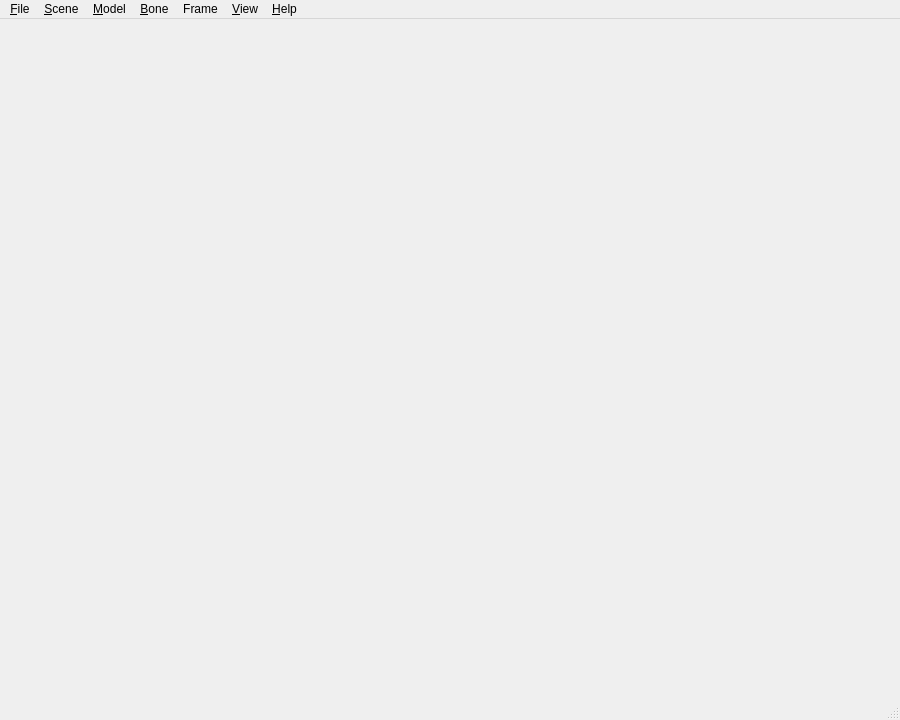
<?xml version="1.0" encoding="UTF-8"?>
<ui version="4.0">
 <class>MainWindow</class>
 <widget class="QMainWindow" name="MainWindow">
  <property name="geometry">
   <rect>
    <x>0</x>
    <y>0</y>
    <width>900</width>
    <height>720</height>
   </rect>
  </property>
  <property name="minimumSize">
   <size>
    <width>640</width>
    <height>480</height>
   </size>
  </property>
  <property name="windowTitle">
   <string notr="true">MMDAI2</string>
  </property>
  <property name="dockNestingEnabled">
   <bool>true</bool>
  </property>
  <widget class="SceneWidget" name="scene"/>
  <widget class="QMenuBar" name="menuBar">
   <property name="geometry">
    <rect>
     <x>0</x>
     <y>0</y>
     <width>900</width>
     <height>22</height>
    </rect>
   </property>
   <widget class="QMenu" name="menuFile">
    <property name="title">
     <string>&amp;File</string>
    </property>
    <addaction name="actionAddModel"/>
    <addaction name="actionAddAsset"/>
    <addaction name="separator"/>
    <addaction name="actionNewMotion"/>
    <addaction name="actionInsertToAllModels"/>
    <addaction name="actionInsertToSelectedModel"/>
    <addaction name="actionLoadModelPose"/>
    <addaction name="actionSaveModelPose"/>
    <addaction name="separator"/>
    <addaction name="actionSetCamera"/>
    <addaction name="separator"/>
    <addaction name="actionExportVMD"/>
    <addaction name="separator"/>
    <addaction name="actionExit"/>
   </widget>
   <widget class="QMenu" name="menuScene">
    <property name="title">
     <string>&amp;Scene</string>
    </property>
    <addaction name="actionPlay"/>
    <addaction name="actionStop"/>
    <addaction name="separator"/>
    <addaction name="actionZoomIn"/>
    <addaction name="actionZoomOut"/>
    <addaction name="separator"/>
    <addaction name="actionRotateUp"/>
    <addaction name="actionRotateDown"/>
    <addaction name="actionRotateLeft"/>
    <addaction name="actionRotateRight"/>
    <addaction name="separator"/>
    <addaction name="actionTranslateUp"/>
    <addaction name="actionTranslateDown"/>
    <addaction name="actionTranslateLeft"/>
    <addaction name="actionTranslateRight"/>
    <addaction name="separator"/>
    <addaction name="actionResetCamera"/>
    <addaction name="actionShowBones"/>
   </widget>
   <widget class="QMenu" name="menuModel">
    <property name="title">
     <string>&amp;Model</string>
    </property>
    <widget class="QMenu" name="menuSelectModel">
     <property name="title">
      <string>Select model</string>
     </property>
    </widget>
    <addaction name="menuSelectModel"/>
    <addaction name="actionRevertSelectedModel"/>
    <addaction name="actionDeleteSelectedModel"/>
   </widget>
   <widget class="QMenu" name="menuHelp">
    <property name="title">
     <string>&amp;Help</string>
    </property>
    <addaction name="actionAbout"/>
    <addaction name="actionAboutQt"/>
   </widget>
   <widget class="QMenu" name="menuView">
    <property name="title">
     <string>&amp;View</string>
    </property>
    <addaction name="actionTabs"/>
    <addaction name="actionTimeline"/>
    <addaction name="actionTransform"/>
   </widget>
   <widget class="QMenu" name="menuBone">
    <property name="title">
     <string>&amp;Bone</string>
    </property>
    <addaction name="actionBoneXPositionZero"/>
    <addaction name="actionBoneYPositionZero"/>
    <addaction name="actionBoneZPositionZero"/>
    <addaction name="actionBoneRotationZero"/>
    <addaction name="actionBoneResetAll"/>
    <addaction name="separator"/>
    <addaction name="actionBoneDialog"/>
   </widget>
   <widget class="QMenu" name="menuFrame">
    <property name="title">
     <string>Frame</string>
    </property>
    <addaction name="actionInsertEmptyFrame"/>
    <addaction name="actionDeleteSelectedFrame"/>
   </widget>
   <addaction name="menuFile"/>
   <addaction name="menuScene"/>
   <addaction name="menuModel"/>
   <addaction name="menuBone"/>
   <addaction name="menuFrame"/>
   <addaction name="menuView"/>
   <addaction name="menuHelp"/>
  </widget>
  <widget class="QStatusBar" name="statusBar"/>
  <action name="actionAddModel">
   <property name="text">
    <string>Add model</string>
   </property>
   <property name="statusTip">
    <string>Add a model to the scene.</string>
   </property>
   <property name="shortcut">
    <string>Ctrl+Shift+M</string>
   </property>
  </action>
  <action name="actionAddAsset">
   <property name="enabled">
    <bool>false</bool>
   </property>
   <property name="text">
    <string>Add asset</string>
   </property>
   <property name="statusTip">
    <string>Add an asset to the scene.</string>
   </property>
   <property name="shortcut">
    <string>Ctrl+Shift+A</string>
   </property>
  </action>
  <action name="actionInsertToAllModels">
   <property name="text">
    <string>Insert to all models</string>
   </property>
   <property name="statusTip">
    <string>Insert a motion to the all models.</string>
   </property>
   <property name="shortcut">
    <string>Ctrl+Shift+V</string>
   </property>
  </action>
  <action name="actionInsertToSelectedModel">
   <property name="text">
    <string>Insert to selected model</string>
   </property>
   <property name="statusTip">
    <string>Insert a motion to the selected model.</string>
   </property>
   <property name="shortcut">
    <string>Ctrl+Alt+Shift+V</string>
   </property>
  </action>
  <action name="actionSetCamera">
   <property name="text">
    <string>Set camera motion</string>
   </property>
   <property name="toolTip">
    <string>Set a camera motion</string>
   </property>
   <property name="statusTip">
    <string>Set a camera motion to the scene.</string>
   </property>
   <property name="shortcut">
    <string>Ctrl+Shift+C</string>
   </property>
  </action>
  <action name="actionExit">
   <property name="text">
    <string>Exit</string>
   </property>
   <property name="statusTip">
    <string>Exit this application.</string>
   </property>
   <property name="shortcut">
    <string>Ctrl+Q</string>
   </property>
   <property name="menuRole">
    <enum>QAction::QuitRole</enum>
   </property>
  </action>
  <action name="actionZoomIn">
   <property name="text">
    <string>Zoom in</string>
   </property>
   <property name="statusTip">
    <string>Zoom in the scene.</string>
   </property>
   <property name="shortcut">
    <string>+</string>
   </property>
  </action>
  <action name="actionZoomOut">
   <property name="text">
    <string>Zoom out</string>
   </property>
   <property name="statusTip">
    <string>Zoom out the scene.</string>
   </property>
   <property name="shortcut">
    <string>-</string>
   </property>
  </action>
  <action name="actionRotateUp">
   <property name="text">
    <string>Rotate up</string>
   </property>
   <property name="statusTip">
    <string>Rotate up the scene.</string>
   </property>
   <property name="shortcut">
    <string>Ctrl+Up</string>
   </property>
  </action>
  <action name="actionRotateDown">
   <property name="text">
    <string>Rotate down</string>
   </property>
   <property name="statusTip">
    <string>Rotate down the scene.</string>
   </property>
   <property name="shortcut">
    <string>Ctrl+Down</string>
   </property>
  </action>
  <action name="actionRotateLeft">
   <property name="text">
    <string>Rotate left</string>
   </property>
   <property name="statusTip">
    <string>Rotate left the scene.</string>
   </property>
   <property name="shortcut">
    <string>Ctrl+Left</string>
   </property>
  </action>
  <action name="actionRotateRight">
   <property name="text">
    <string>Rotate right</string>
   </property>
   <property name="statusTip">
    <string>Rotate right the scene.</string>
   </property>
   <property name="shortcut">
    <string>Ctrl+Right</string>
   </property>
  </action>
  <action name="actionTranslateUp">
   <property name="text">
    <string>Translate up</string>
   </property>
   <property name="statusTip">
    <string>Translate up the scene.</string>
   </property>
   <property name="shortcut">
    <string>Shift+Up</string>
   </property>
  </action>
  <action name="actionTranslateDown">
   <property name="text">
    <string>Translate down</string>
   </property>
   <property name="statusTip">
    <string>Translate down the scene.</string>
   </property>
   <property name="shortcut">
    <string>Shift+Down</string>
   </property>
  </action>
  <action name="actionTranslateLeft">
   <property name="text">
    <string>Translate left</string>
   </property>
   <property name="statusTip">
    <string>Translate left the scene.</string>
   </property>
   <property name="shortcut">
    <string>Shift+Left</string>
   </property>
  </action>
  <action name="actionTranslateRight">
   <property name="text">
    <string>Translate right</string>
   </property>
   <property name="statusTip">
    <string>Translate right the scene.</string>
   </property>
   <property name="shortcut">
    <string>Shift+Right</string>
   </property>
  </action>
  <action name="actionResetCamera">
   <property name="text">
    <string>Reset camera</string>
   </property>
   <property name="statusTip">
    <string>Reset camera perspective.</string>
   </property>
  </action>
  <action name="actionRevertSelectedModel">
   <property name="text">
    <string>Revert selected model</string>
   </property>
   <property name="statusTip">
    <string>Revert the selected model.</string>
   </property>
  </action>
  <action name="actionDeleteSelectedModel">
   <property name="text">
    <string>Delete selected model</string>
   </property>
   <property name="statusTip">
    <string>Delete the selected model from the scene.</string>
   </property>
   <property name="shortcut">
    <string>Ctrl+Shift+Backspace</string>
   </property>
  </action>
  <action name="actionAbout">
   <property name="text">
    <string>About</string>
   </property>
   <property name="statusTip">
    <string>About this application.</string>
   </property>
   <property name="shortcut">
    <string>Alt+Q, Alt+/</string>
   </property>
   <property name="menuRole">
    <enum>QAction::AboutRole</enum>
   </property>
  </action>
  <action name="actionAboutQt">
   <property name="text">
    <string>About Qt</string>
   </property>
   <property name="statusTip">
    <string>About Qt.</string>
   </property>
   <property name="menuRole">
    <enum>QAction::AboutQtRole</enum>
   </property>
  </action>
  <action name="actionLoadModelPose">
   <property name="text">
    <string>Load model pose</string>
   </property>
   <property name="statusTip">
    <string>Load a model pose to the selected model.</string>
   </property>
   <property name="shortcut">
    <string>Ctrl+Shift+P</string>
   </property>
  </action>
  <action name="actionBoneXPositionZero">
   <property name="text">
    <string>Make X position of bone zero</string>
   </property>
   <property name="toolTip">
    <string>Make X position of the bone zero</string>
   </property>
   <property name="statusTip">
    <string>Reset X axis of the selected bone to the selected model.</string>
   </property>
   <property name="shortcut">
    <string>Ctrl+Alt+R, X</string>
   </property>
  </action>
  <action name="actionBoneYPositionZero">
   <property name="text">
    <string>Make Y position of bone zero</string>
   </property>
   <property name="toolTip">
    <string>Make Y position of the bone zero</string>
   </property>
   <property name="statusTip">
    <string>Reset Y axis of the selected bone to the selected model.</string>
   </property>
   <property name="shortcut">
    <string>Ctrl+Alt+R, Y</string>
   </property>
  </action>
  <action name="actionBoneZPositionZero">
   <property name="text">
    <string>Make Z position of bone zero</string>
   </property>
   <property name="toolTip">
    <string>Make Z position of the bone zero</string>
   </property>
   <property name="statusTip">
    <string>Reset Z axis of the selected bone to the selected model.</string>
   </property>
   <property name="shortcut">
    <string>Ctrl+Alt+R, Z</string>
   </property>
  </action>
  <action name="actionBoneRotationZero">
   <property name="text">
    <string>Make rotation of bone zero</string>
   </property>
   <property name="toolTip">
    <string>Make rotation of the bone zero</string>
   </property>
   <property name="statusTip">
    <string>Reset rotation of the selected bone to the selected model.</string>
   </property>
   <property name="shortcut">
    <string>Ctrl+Alt+R, R</string>
   </property>
  </action>
  <action name="actionBoneDialog">
   <property name="text">
    <string>Open bone dialog</string>
   </property>
   <property name="toolTip">
    <string>Open bone dialog to change position or rotation of the bone manually</string>
   </property>
   <property name="statusTip">
    <string>Open direct coordinate dialog.</string>
   </property>
   <property name="shortcut">
    <string>Ctrl+B</string>
   </property>
  </action>
  <action name="actionBoneResetAll">
   <property name="text">
    <string>Reset all bone's position and rotation</string>
   </property>
   <property name="toolTip">
    <string>Reset the all bone's position and rotation</string>
   </property>
   <property name="statusTip">
    <string>Reset all bone's position and rotation to the selected model.</string>
   </property>
   <property name="shortcut">
    <string>Ctrl+Alt+R, A</string>
   </property>
  </action>
  <action name="actionTimeline">
   <property name="checkable">
    <bool>true</bool>
   </property>
   <property name="text">
    <string>Timeline</string>
   </property>
   <property name="toolTip">
    <string>Show timeline view</string>
   </property>
   <property name="statusTip">
    <string>Make the timeline view visible.</string>
   </property>
   <property name="whatsThis">
    <string/>
   </property>
   <property name="shortcut">
    <string>Ctrl+V, I</string>
   </property>
  </action>
  <action name="actionTransform">
   <property name="checkable">
    <bool>true</bool>
   </property>
   <property name="text">
    <string>Transform</string>
   </property>
   <property name="toolTip">
    <string>Show transform view</string>
   </property>
   <property name="statusTip">
    <string>Make the transform view visible.</string>
   </property>
   <property name="shortcut">
    <string>Ctrl+V, R</string>
   </property>
  </action>
  <action name="actionTabs">
   <property name="checkable">
    <bool>true</bool>
   </property>
   <property name="text">
    <string>Tabs</string>
   </property>
   <property name="toolTip">
    <string>Show tab view</string>
   </property>
   <property name="statusTip">
    <string>Make tab view visible.</string>
   </property>
   <property name="shortcut">
    <string>Ctrl+V, A</string>
   </property>
  </action>
  <action name="actionExportVMD">
   <property name="text">
    <string>Export VMD</string>
   </property>
   <property name="statusTip">
    <string>Export bone key frames and face key frames as a VMD</string>
   </property>
   <property name="shortcut">
    <string>Ctrl+S</string>
   </property>
  </action>
  <action name="actionNewMotion">
   <property name="text">
    <string>New motion</string>
   </property>
   <property name="statusTip">
    <string>Create an empty motion to the selected model.</string>
   </property>
   <property name="shortcut">
    <string>Ctrl+N</string>
   </property>
  </action>
  <action name="actionSaveModelPose">
   <property name="text">
    <string>Save model pose</string>
   </property>
   <property name="statusTip">
    <string>Save selected frame bones as a model pose file.</string>
   </property>
   <property name="shortcut">
    <string>Ctrl+Alt+Shift+P</string>
   </property>
  </action>
  <action name="actionInsertEmptyFrame">
   <property name="text">
    <string>Insert empty frame</string>
   </property>
   <property name="statusTip">
    <string>Insert an empty frame to the selected frame.</string>
   </property>
   <property name="shortcut">
    <string>I</string>
   </property>
  </action>
  <action name="actionDeleteSelectedFrame">
   <property name="text">
    <string>Delete selected frame</string>
   </property>
   <property name="statusTip">
    <string>Deleted a selected frame.</string>
   </property>
   <property name="shortcut">
    <string>K</string>
   </property>
  </action>
  <action name="actionShowBones">
   <property name="checkable">
    <bool>true</bool>
   </property>
   <property name="text">
    <string>Show bones</string>
   </property>
  </action>
  <action name="actionPlay">
   <property name="text">
    <string>Play</string>
   </property>
  </action>
  <action name="actionStop">
   <property name="text">
    <string>Stop</string>
   </property>
  </action>
 </widget>
 <layoutdefault spacing="6" margin="11"/>
 <customwidgets>
  <customwidget>
   <class>SceneWidget</class>
   <extends>QWidget</extends>
   <header>SceneWidget.h</header>
   <container>1</container>
   <slots>
    <slot>addModel()</slot>
    <slot>removeModel()</slot>
   </slots>
  </customwidget>
 </customwidgets>
 <resources/>
 <connections/>
</ui>
